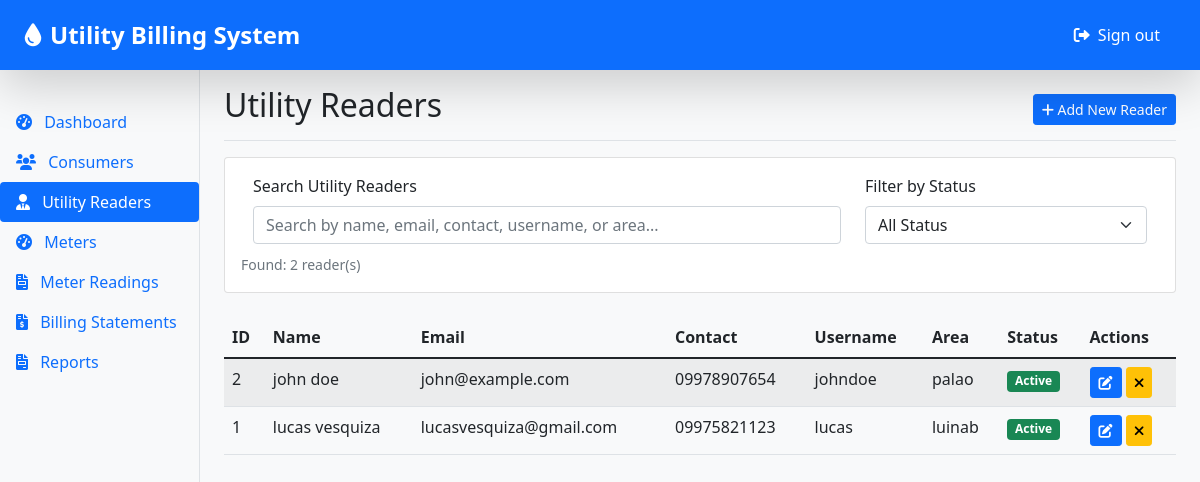
The page /public/utility_readers.php (signed in) on the database its author committed.
### tables this page shows
CREATE TABLE `utilityreader` (
  `ReaderID` int(11) NOT NULL,
  `FirstName` varchar(50) NOT NULL,
  `LastName` varchar(50) NOT NULL,
  `Username` varchar(50) NOT NULL,
  `Email` varchar(100) NOT NULL,
  `ContactNumber` varchar(20) NOT NULL,
  `Password` varchar(255) NOT NULL,
  `AuthToken` varchar(255) DEFAULT NULL,
  `Area` varchar(100) DEFAULT NULL,
  `Status` enum('active','inactive') DEFAULT 'active',
  `CreatedAt` timestamp NOT NULL DEFAULT current_timestamp()
);

### public/utility_readers.php (the view, shortened to what this page needs)
<?php
require_once '../config/db.php';
$readers = [];
$result = mysqli_query($conn, "SELECT * FROM utilityreader ORDER BY FirstName, LastName");
if ($result) {
    while ($row = mysqli_fetch_assoc($result)) {
        $readers[] = $row;
    }
}
include '../includes/header.php';
include '../includes/sidebar.php';
?>
<main class="col-md-9 ms-sm-auto col-lg-10 px-md-4">
    <div class="d-flex justify-content-between flex-wrap flex-md-nowrap align-items-center pt-3 pb-2 mb-3 border-bottom">
        <h1 class="h2">Utility Readers</h1>
        <div class="btn-toolbar mb-2 mb-md-0">
            <a href="add_reader.php" class="btn btn-sm btn-primary">
                <i class="fas fa-plus"></i> Add New Reader
            </a>
        </div>
    </div>
    <div class="card mb-4">
        <div class="card-body">
            <div class="row">
                <div class="col-md-8">
                    <label for="searchInput" class="form-label">Search Utility Readers</label>
                    <input type="text" class="form-control" id="searchInput" placeholder="Search by name, email, contact, username, or area...">
                </div>
                <div class="col-md-4">
                    <label for="statusFilter" class="form-label">Filter by Status</label>
                    <select class="form-select" id="statusFilter">
                        <option value="">All Status</option>
                    </select>
                </div>
            </div>
            <div class="mt-2">
                <small class="text-muted">Found: <span id="resultCount"><?php echo count($readers); ?></span> reader(s)</small>
            </div>
        </div>
    </div>
    <div class="table-responsive">
        <table class="table table-striped table-hover" id="readersTable">
            <thead>
                <tr>
                    <th>ID</th>
                    <th>Name</th>
                    <th>Email</th>
                    <th>Contact</th>
                    <th>Username</th>
                    <th>Area</th>
                    <th>Status</th>
                    <th>Actions</th>
                </tr>
            </thead>
            <tbody>
                <?php if (!empty($readers)): ?>
                    <?php foreach ($readers as $reader): ?>
                        <tr data-name="<?php echo strtolower(htmlspecialchars($reader['FirstName'] . ' ' . $reader['LastName'])); ?>"
                            data-email="<?php echo strtolower(htmlspecialchars($reader['Email'])); ?>"
                            data-contact="<?php echo strtolower(htmlspecialchars($reader['ContactNumber'])); ?>"
                            data-username="<?php echo strtolower(htmlspecialchars($reader['Username'])); ?>"
                            data-area="<?php echo strtolower(htmlspecialchars($reader['Area'] ?? '')); ?>"
                            data-status="<?php echo strtolower($reader['Status']); ?>">
                            <td><?php echo htmlspecialchars($reader['ReaderID']); ?></td>
                            <td><?php echo htmlspecialchars($reader['FirstName'] . ' ' . $reader['LastName']); ?></td>
                            <td><?php echo htmlspecialchars($reader['Email']); ?></td>
                            <td><?php echo htmlspecialchars($reader['ContactNumber']); ?></td>
                            <td><?php echo htmlspecialchars($reader['Username']); ?></td>
                            <td><?php echo htmlspecialchars($reader['Area'] ?? '-'); ?></td>
                            <td>
                                <span class="badge bg-<?php echo $reader['Status'] === 'active' ? 'success' : 'secondary'; ?>">
                                    <?php echo ucfirst($reader['Status']); ?>
                                </span>
                            </td>
                            <td>
                                <button class="btn btn-sm btn-primary edit-reader"
                                        data-id="<?php echo $reader['ReaderID']; ?>"
                                        data-firstname="<?php echo htmlspecialchars($reader['FirstName']); ?>"
                                        data-lastname="<?php echo htmlspecialchars($reader['LastName']); ?>"
                                        data-username="<?php echo htmlspecialchars($reader['Username']); ?>"
                                        data-email="<?php echo htmlspecialchars($reader['Email']); ?>"
                                        data-contact="<?php echo htmlspecialchars($reader['ContactNumber']); ?>"
                                        data-area="<?php echo htmlspecialchars($reader['Area'] ?? ''); ?>"
                                        data-status="<?php echo $reader['Status']; ?>"
                                        title="Edit">
                                    <i class="fas fa-edit"></i>
                                </button>
                                <button class="btn btn-sm btn-<?php echo $reader['Status'] === 'active' ? 'warning' : 'success'; ?> toggle-status"
                                        data-id="<?php echo $reader['ReaderID']; ?>"
                                        data-status="<?php echo $reader['Status']; ?>"
                                        title="<?php echo $reader['Status'] === 'active' ? 'Deactivate' : 'Activate'; ?>">
                                    <i class="fas fa-<?php echo $reader['Status'] === 'active' ? 'times' : 'check'; ?>"></i>
                                </button>
                            </td>
                        </tr>
                    <?php endforeach; ?>
                <?php else: ?>
                    <tr id="noResultsRow">
                        <td colspan="8" class="text-center">No utility readers found.</td>
                    </tr>
                <?php endif; ?>
            </tbody>
        </table>
    </div>
</main>
<?php include '../includes/footer.php'; ?>

### assets/css/style.css (style rules this page uses)
body { min-height: 100vh; display: flex; flex-direction: column; background-color: #f8f9fa; }
.row { margin: 0; min-height: 100%; }

### rows shown on the page
utilityreader: ReaderID "2", FirstName+LastName "john doe", Email "john@example.com", ContactNumber "09978907654", Username "johndoe", Area "palao", Status "Active"
utilityreader: ReaderID "1", FirstName+LastName "lucas vesquiza", Email "lucasvesquiza@gmail.com", ContactNumber "09975821123", Username "lucas", Area "luinab", Status "Active"

### other values the page prints
count($readers) "2"
